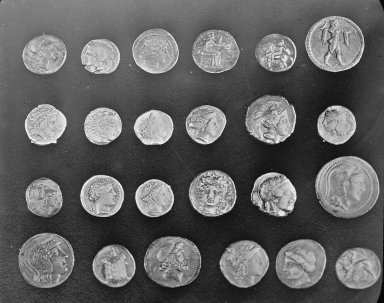
#> input picture skimage.data.coins(), 384 x 303 px
$ python '11.3 KNN分类法.py'
#> lines starting #> are read from the running program, lines starting #| are printed output that depends on the picture; after the words box and inside, x2 and y2 are one past the last pixel; in counts of white or black regions, pixels touching at a corner belong together; long printed decimals are rounded
import skimage as ski
import plotly.express as px
from plotly.subplots import make_subplots
from sklearn.metrics import confusion_matrix
from sklearn.neighbors import KNeighborsClassifier
# 读取图像
image = ski.data.coins()
#> image is the input picture: shape (303, 384); min 1, max 252, mean 96.9
# 转换训练标签
train_label = ski.io.imread('RsEx/coins_KNN_MLE/label.png')
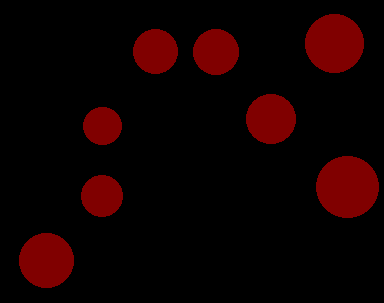
#> input picture RsEx/coins_KNN_MLE/label.png, 384 x 303 px, found by its file name
#> train_label is the input picture: shape (303, 384, 3); mean R, G, B 17.5, 0, 0
train_label = train_label[:, :, 0]
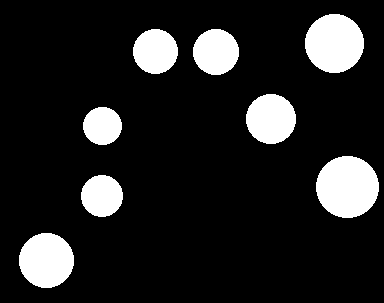
#> train_label: shape (303, 384); values 0 (black) and 128 (white), 13.7% white; 8 white regions, largest, box (x1, y1, x2, y2) and area: (316, 156, 379, 218) 3062, (305, 14, 364, 73) 2725, (19, 233, 74, 288) 2369
# 转换真实标签
true_label = ski.io.imread('RsEx/coins_label/label.png')
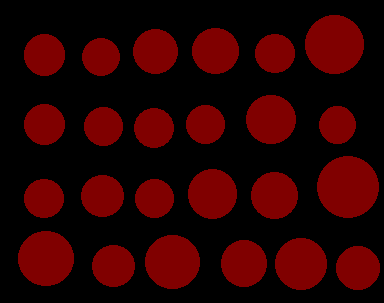
#> input picture RsEx/coins_label/label.png, 384 x 303 px, found by its file name
#> true_label is the input picture: shape (303, 384, 3); mean R, G, B 43.6, 0, 0
true_label = true_label[:, :, 0]
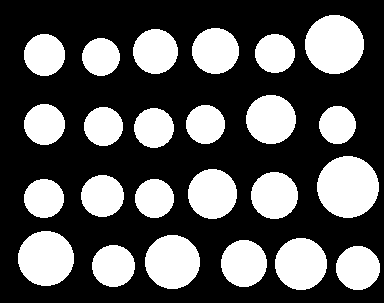
#> true_label: shape (303, 384); values 0 (black) and 128 (white), 34.1% white; 24 white regions, largest, box (x1, y1, x2, y2) and area: (317, 156, 379, 218) 3000, (305, 15, 364, 74) 2725, (18, 231, 74, 286) 2420

# KNN分类法
clf = KNeighborsClassifier(n_neighbors=3)
clf.fit(image.reshape(-1, 1), train_label.reshape(-1))

# 应用训练模型
result_label = clf.predict(image.reshape(-1, 1)).reshape(image.shape)
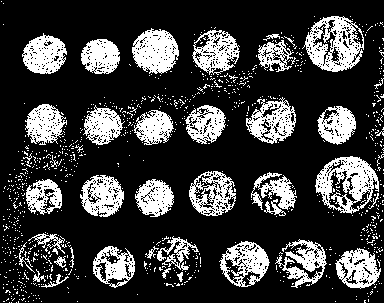
#> result_label: shape (303, 384); values 0 (black) and 128 (white), 23.6% white; 937 white regions (896 under 20 px), largest, box (x1, y1, x2, y2) and area: (302, 16, 364, 72) 1855, (315, 156, 379, 214) 1849, (132, 28, 179, 74) 1480

# 显示分类结果
fig = make_subplots(rows=2, cols=2, subplot_titles=[
                    '原图', '训练标签', '真实标签', 'KNN分类标签'])
for row, col, image_data in [(1, 1, image), (1, 2, train_label), (2, 1, true_label), (2, 2, result_label)]:
    fig.add_trace(
        px.imshow(image_data).data[0], row=row, col=col)
#> this loop made 4 passes
#> (row, col) on passes 1 to 4: (1, 1), (1, 2), (2, 1), (2, 2)
fig.update_yaxes(autorange='reversed')
fig.update_traces(colorscale='gray', coloraxis=None,
                  showscale=False, selector={'type': 'heatmap'})
fig.show()
ski.io.imsave('RsEx/coins_result/coins_KNN_result.png', result_label)

# 计算混淆矩阵
matrix = confusion_matrix(true_label.reshape(-1), result_label.reshape(-1))
#> matrix = [[74502, 2173], [14351, 25326]]
print('混淆矩阵:')
print(matrix)
#| [[74502  2173]
#|  [14351 25326]]
print('查准率:', matrix[1, 1]/(matrix[1, 1]+matrix[0, 1]))
#| 查准率: 0.921
print('查全率:', matrix[1, 1]/(matrix[1, 1]+matrix[1, 0]))
#| 查全率: 0.6383
